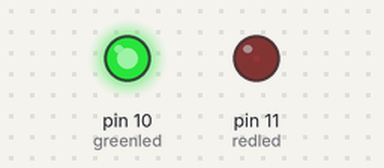
The sketch below on a simulated Arduino Uno, built with avr-gcc and run on an emulated ATmega328P. Parts: output pins drawn as LEDs (lit = HIGH). What the sketch prints to the serial monitor is not drawn.

Above: at 0.05 s.
At 1.2 s:
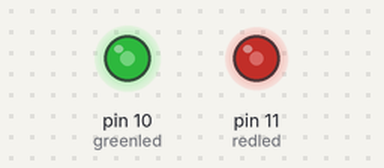
At 2.35 s:
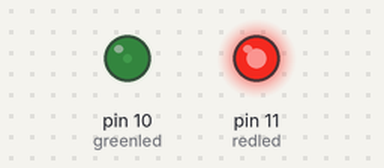
At 4.65 s:
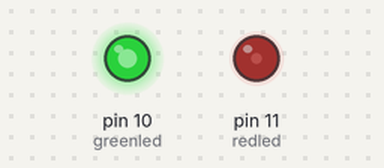
Timing chart, 0 to 6.8 s (numbered marks = the images above):
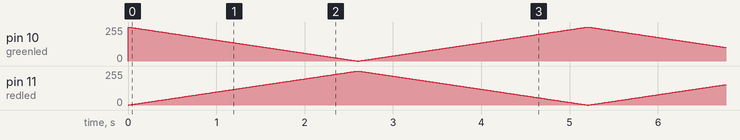

The sketch:

sketch_mar23a.ino
```cpp
int greenled = 10;
int redled = 11;
int i;

void setup() {
  // put your setup code here, to run once:

  pinMode(greenled, OUTPUT);
  pinMode(redled, OUTPUT);

  Serial.begin(9600);
}

void loop() {
  // put your main code here, to run repeatedly:

  for(i = 0; i <= 255; i++){

    analogWrite(redled, i);
    analogWrite(greenled, 255-i);

    Serial.println(i);

    delay(10);

    }

    for(i = 255; i >= 0; i--){

    analogWrite(redled, i);
    analogWrite(greenled, 255-i);

    Serial.println(i);

    delay(10);

    }

}
```
